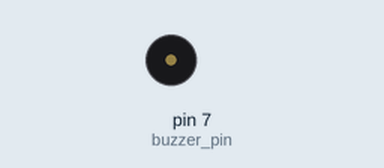
Recording of a sketch running on a simulated Arduino Uno, built with avr-gcc and run on an emulated ATmega328P. Shown: buzzer (waves = sounding).

Above: at 1.9 s.
At 7.23 s:
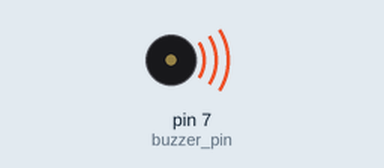
Timing chart, 0 to 10.2 s (numbered marks = the images above):
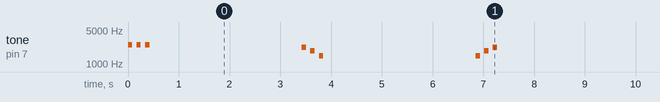

The sketch:

warning_tones.ino
```cpp
byte buzzer_pin = 7;
int tone_val = 0;
void setup() {
  // put your setup code here, to run once:
  Serial.begin(9600);
  pinMode(buzzer_pin, OUTPUT);
}

void loop() {
  tone(buzzer_pin, 2493);
  delay (85);
  noTone(buzzer_pin);
  delay (85);
  tone(buzzer_pin, 2493);
  delay (85);
  noTone(buzzer_pin);
  delay (85);
  tone(buzzer_pin, 2493);
  delay (85);
  noTone(buzzer_pin);

  delay(3000);

  tone(buzzer_pin, 2216);
  delay (85);
  noTone(buzzer_pin);
  delay (85);
  tone(buzzer_pin, 1864);
  delay (85);
  noTone(buzzer_pin);
  delay (85);
  tone(buzzer_pin, 1480);
  delay (85);
  noTone(buzzer_pin);

  delay(3000);

  tone(buzzer_pin, 1480);
  delay (85);
  noTone(buzzer_pin);
  delay (85);
  tone(buzzer_pin, 1864);
  delay (85);
  noTone(buzzer_pin);
  delay (85);
  tone(buzzer_pin, 2216);
  delay (85);
  noTone(buzzer_pin);

  delay(3000);

  tone(buzzer_pin, 659*3);
  delay (85);
  noTone(buzzer_pin);
  delay (85);
  tone(buzzer_pin, 659*3);
  delay (85);
  noTone(buzzer_pin);
  delay (85);
  tone(buzzer_pin, 659*3);
  delay (85);
  noTone(buzzer_pin);

  delay(5000);
}
```

Measured:
- by itself, tone on pin 7 (buzzer_pin): plays 2493 Hz for 0.09 s, 2493 Hz for 0.09 s, 2493 Hz for 0.09 s, 2216 Hz for 0.09 s, 1864 Hz for 0.09 s, 1480 Hz for 0.09 s … (102 notes in this stretch)
